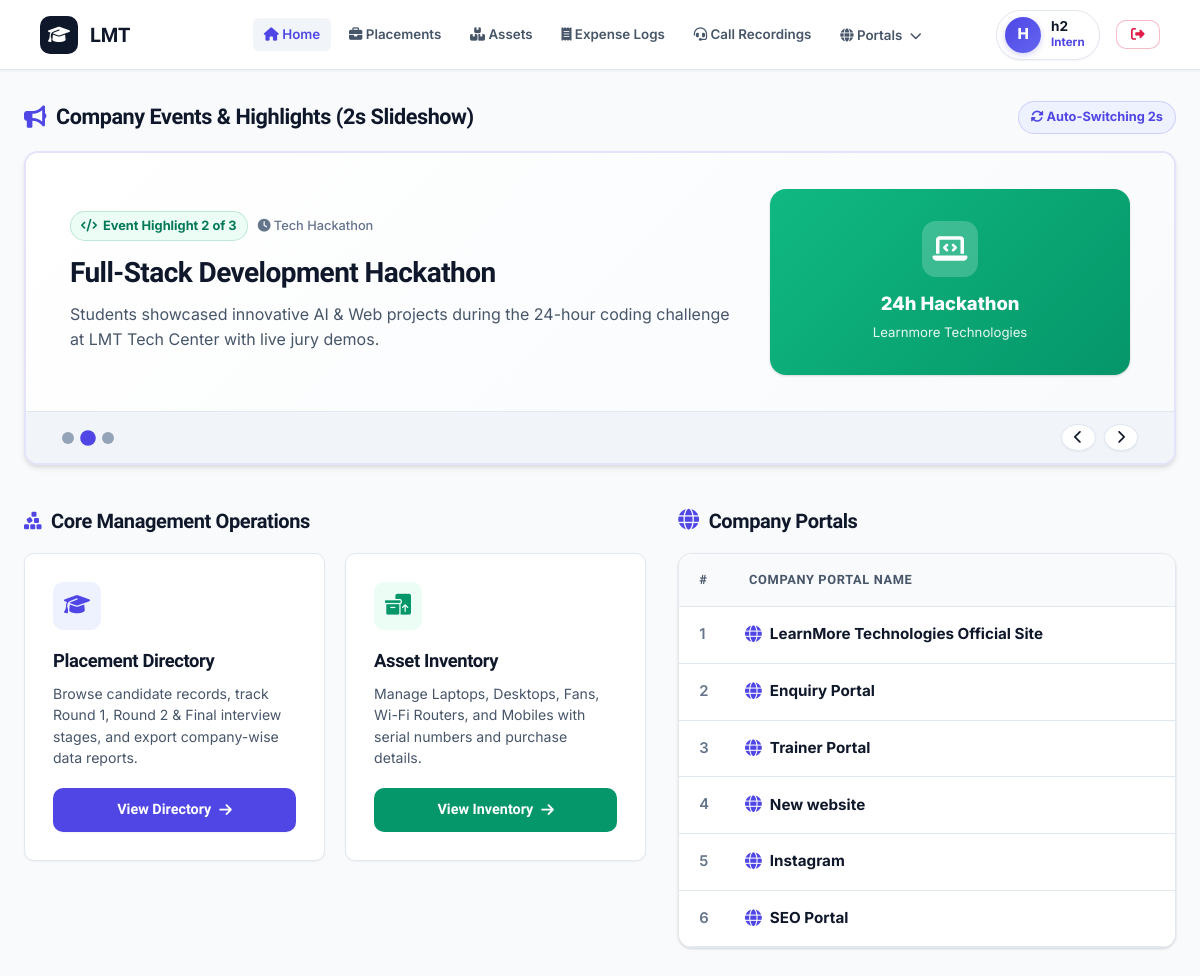
The page /home/ (signed in) on the database its author committed.
### Assets/models.py (models this page shows, shortened)
class UserProfile(models.Model):
    user = models.OneToOneField(User, on_delete=models.CASCADE, related_name='profile')
    role = models.CharField(max_length=100, default='Intern')
    custom_role = models.ForeignKey(CustomRole, on_delete=models.SET_NULL, null=True, blank=True, related_name='users')
    employee_id = models.CharField(max_length=50, blank=True, null=True)
    department = models.CharField(max_length=100, blank=True, null=True)

class PortalLink(models.Model):
    title = models.CharField(max_length=150)
    url = models.URLField()
    description = models.CharField(max_length=255, blank=True, null=True)

### Assets/views.py (the view)
# urls.py: path('home/', views.home, name='home'),
@login_required
def home(request):
    form = FacultyLoginForm()
    return render(request, 'Assets/home.html', {'form': form})

### Assets/context_processors.py (called while the page is built)
def portal_links_processor(request):
    return {
        'nav_portal_links': PortalLink.objects.all().order_by('id')
    }

### Assets/templates/Assets/home.html (shortened to what this page needs)
{% extends 'base.html' %}
{% load static %}
{% block content %}
<div style="margin-bottom: 2.5rem;">
    <div style="display: flex; justify-content: space-between; align-items: center; margin-bottom: 1rem; flex-wrap: wrap; gap: 10px;">
        <h2 style="font-size: 1.35rem; margin-bottom: 0; display: flex; align-items: center; gap: 10px; color: var(--navy-900);">
            <i class="fa-solid fa-bullhorn" style="color: var(--indigo-600); font-size: 1.4rem;"></i> Company Events & Highlights (2s Slideshow)
        </h2>
        <div style="display: flex; align-items: center; gap: 10px;">
            <span style="font-size: 0.8rem; background: #eef2ff; color: var(--indigo-600); font-weight: 700; padding: 5px 12px; border-radius: var(--radius-full); border: 1px solid rgba(79, 70, 229, 0.2);">
                <i class="fa-solid fa-rotate me-1"></i> Auto-Switching 2s
            </span>
        </div>
    </div>
    <div class="glass-panel" style="padding: 0; overflow: hidden; position: relative; border: 2px solid rgba(79, 70, 229, 0.15); box-shadow: var(--shadow-md);" id="eventCarouselContainer">
        <div class="event-slide" data-index="1" style="display: none; opacity: 0; transition: opacity 0.4s ease-in-out;">
            <div style="display: grid; grid-template-columns: 1.3fr 0.7fr; gap: 2rem; align-items: center; padding: 2.25rem 2.75rem; background: linear-gradient(135deg, #ffffff 0%, #f8fafc 100%); min-height: 220px;">
                <div>
                    <div style="display: flex; align-items: center; gap: 10px; margin-bottom: 0.85rem;">
                        <span class="badge-status badge-success" style="font-size: 0.8rem; padding: 4px 10px;">
                            <i class="fa-solid fa-code me-1"></i> Event Highlight 2 of 3
                        </span>
                        <span style="font-size: 0.8rem; color: var(--text-muted); font-weight: 500;">
                            <i class="fa-solid fa-clock me-1"></i> Tech Hackathon
                        </span>
                    </div>
                    <h3 style="font-size: 1.75rem; color: var(--navy-900); font-weight: 800; margin-bottom: 0.75rem; line-height: 1.25;">
                        Full-Stack Development Hackathon
                    </h3>
                    <p style="color: var(--text-secondary); font-size: 1rem; line-height: 1.6; margin-bottom: 0; max-width: 680px;">
                        Students showcased innovative AI & Web projects during the 24-hour coding challenge at LMT Tech Center with live jury demos.
                    </p>
                </div>
                <div style="background: linear-gradient(135deg, #10b981 0%, #059669 100%); color: white; border-radius: 16px; padding: 2rem; text-align: center; box-shadow: var(--shadow-sm);">
                    <div style="width: 56px; height: 56px; border-radius: 14px; background: rgba(255, 255, 255, 0.2); display: inline-flex; align-items: center; justify-content: center; font-size: 1.75rem; margin-bottom: 0.75rem;">
                        <i class="fa-solid fa-laptop-code"></i>
                    </div>
                    <div style="font-weight: 800; font-size: 1.15rem; color: white;">24h Hackathon</div>
                    <div style="font-size: 0.825rem; opacity: 0.9; margin-top: 4px;">Learnmore Technologies</div>
                </div>
            </div>
        </div>
        <div style="display: flex; justify-content: space-between; align-items: center; padding: 0.75rem 2.25rem; background: #f1f5f9; border-top: 1px solid var(--border-light);">
            <div style="display: flex; gap: 8px;" id="carouselDots">
                <div onclick="manuallyGoToSlide(0)" class="dot-item active-dot" style="width: 12px; height: 12px; border-radius: 50%; background: var(--indigo-600); cursor: pointer; transition: all 0.3s ease;"></div>
                <div onclick="manuallyGoToSlide(1)" class="dot-item" style="width: 12px; height: 12px; border-radius: 50%; background: var(--text-light); cursor: pointer; transition: all 0.3s ease;"></div>
                <div onclick="manuallyGoToSlide(2)" class="dot-item" style="width: 12px; height: 12px; border-radius: 50%; background: var(--text-light); cursor: pointer; transition: all 0.3s ease;"></div>
            </div>
            <div style="display: flex; gap: 8px; align-items: center;">
                <button onclick="manuallyPrevSlide()" class="btn-lmt btn-secondary-glass" style="padding: 0.35rem 0.75rem; font-size: 0.85rem; border-radius: 50%;">
                    <i class="fa-solid fa-chevron-left"></i>
                </button>
                <button onclick="manuallyNextSlide()" class="btn-lmt btn-secondary-glass" style="padding: 0.35rem 0.75rem; font-size: 0.85rem; border-radius: 50%;">
                    <i class="fa-solid fa-chevron-right"></i>
                </button>
            </div>
        </div>
    </div>
</div>
<div style="display: grid; grid-template-columns: minmax(0, 1.25fr) minmax(0, 1fr); gap: 2rem; margin-top: 1.5rem; margin-bottom: 2.5rem; align-items: start;" class="home-main-layout">
    <div>
        <h2 style="font-size: 1.25rem; margin-bottom: 1rem; display: flex; align-items: center; gap: 10px; color: var(--navy-900);">
            <i class="fa-solid fa-cubes-stacked" style="color: var(--indigo-600);"></i> Core Management Operations
        </h2>
        <div style="display: grid; grid-template-columns: repeat(auto-fit, minmax(220px, 1fr)); gap: 1.25rem;">
            <div class="feature-card" style="margin: 0; display: flex; flex-direction: column; justify-content: space-between;">
                <div>
                    <div class="card-icon">
                        <i class="fa-solid fa-graduation-cap"></i>
                    </div>
                    <h3 style="font-size: 1.15rem; margin-bottom: 0.5rem; color: var(--navy-900);">Placement Directory</h3>
                    <p style="color: var(--text-secondary); font-size: 0.88rem; margin-bottom: 1.25rem; line-height: 1.5;">
                        Browse candidate records, track Round 1, Round 2 & Final interview stages, and export company-wise data reports.
                    </p>
                </div>
                <a href="{% url 'placements' %}" class="btn-lmt btn-primary-gradient" style="justify-content: center;">
                    View Directory <i class="fa-solid fa-arrow-right ms-1"></i>
                </a>
            </div>
            <div class="feature-card" style="margin: 0; display: flex; flex-direction: column; justify-content: space-between;">
                <div>
                    <div class="card-icon" style="background: var(--emerald-50); color: var(--emerald-600);">
                        <i class="fa-solid fa-boxes-packing"></i>
                    </div>
                    <h3 style="font-size: 1.15rem; margin-bottom: 0.5rem; color: var(--navy-900);">Asset Inventory</h3>
                    <p style="color: var(--text-secondary); font-size: 0.88rem; margin-bottom: 1.25rem; line-height: 1.5;">
                        Manage Laptops, Desktops, Fans, Wi-Fi Routers, and Mobiles with serial numbers and purchase details.
                    </p>
                </div>
                <a href="{% url 'registered_assets' %}" class="btn-lmt btn-emerald" style="justify-content: center;">
                    View Inventory <i class="fa-solid fa-arrow-right ms-1"></i>
                </a>
            </div>
        </div>
    </div>
    <div>
        <div style="display: flex; justify-content: space-between; align-items: center; margin-bottom: 1rem; flex-wrap: wrap; gap: 10px;">
            <h2 style="font-size: 1.25rem; margin-bottom: 0; display: flex; align-items: center; gap: 10px; color: var(--navy-900);">
                <i class="fa-solid fa-globe" style="color: var(--indigo-600); font-size: 1.3rem;"></i> Company Portals
            </h2>
        </div>
        <div class="glass-panel" style="padding: 0; overflow: hidden; width: 100%; box-shadow: var(--shadow-sm);">
            <div class="table-container" style="border: none;">
                <table class="lmt-table" style="width: 100%;">
                    <thead>
                        <tr>
                            <th style="width: 45px;">#</th>
                            <th>Company Portal Name</th>
                        </tr>
                    </thead>
                    <tbody>
                        {% for portal in nav_portal_links %}
                            <tr>
                                <td style="color: var(--text-muted); font-weight: 600; width: 45px; vertical-align: middle;">{{ forloop.counter }}</td>
                                <td style="padding: 0.8rem 1rem; vertical-align: middle;">
                                    <a href="{{ portal.url }}" target="_blank" style="font-weight: 700; font-size: 0.95rem; color: var(--navy-900); text-decoration: none; display: inline-flex; align-items: center; gap: 8px;" class="portal-row-link">
                                        <i class="fa-solid fa-globe" style="color: var(--indigo-600); font-size: 1.05rem;"></i>
                                        <span>{{ portal.title }}</span>
                                    </a>
                                </td>
                            </tr>
                        {% empty %}
                            <tr>
                                <td colspan="2" style="text-align: center; padding: 1.5rem; color: var(--text-muted);">
                                    No portals added yet. Click Manage Links to add portals.
                                </td>
                            </tr>
                        {% endfor %}
                    </tbody>
                </table>
            </div>
        </div>
    </div>
</div>
{% endblock %}

### Assets/templates/base.html (shortened to what this page needs)
{% load static %}
<!DOCTYPE html>
<html lang="en">
<head>
    <link rel="stylesheet" href="https://cdnjs.cloudflare.com/ajax/libs/font-awesome/6.4.0/css/all.min.css">
    <link rel="stylesheet" href="{% static 'css/theme.css' %}">
</head>
<body>
    <nav class="lmt-navbar">
        <a href="{% url 'home' %}" class="brand-logo">
            <div class="brand-icon">
                <i class="fa-solid fa-graduation-cap"></i>
            </div>
            <span>LMT <span style="background: var(--primary-gradient); -webkit-background-clip: text; -webkit-text-fill-color: transparent;">Portal</span></span>
        </a>
        <div class="nav-links">
            <a href="{% url 'home' %}" class="nav-item {% if request.resolver_match.url_name == 'home' %}active{% endif %}">
                <i class="fa-solid fa-house me-1"></i> Home
            </a>
            {% if request.user.is_authenticated %}
                <a href="{% url 'placements' %}" class="nav-item {% if request.resolver_match.url_name == 'placements' %}active{% endif %}">
                    <i class="fa-solid fa-briefcase me-1"></i> Placements
                </a>
                <a href="{% url 'registered_assets' %}" class="nav-item {% if request.resolver_match.url_name == 'registered_assets' %}active{% endif %}">
                    <i class="fa-solid fa-boxes-stacked me-1"></i> Assets
                </a>
                <a href="{% url 'expense_registered' %}" class="nav-item {% if request.resolver_match.url_name == 'expense_registered' %}active{% endif %}">
                    <i class="fa-solid fa-receipt me-1"></i> Expense Logs
                </a>
                <a href="{% url 'call_recordings_hub' %}" class="nav-item {% if request.resolver_match.url_name == 'call_recordings_hub' %}active{% endif %}">
                    <i class="fa-solid fa-headset me-1"></i> Call Recordings
                </a>
                <div class="nav-dropdown">
                    <a href="#" class="nav-item {% if request.resolver_match.url_name == 'manage_portals' %}active{% endif %}">
                        <i class="fa-solid fa-globe me-1"></i> Portals <i class="fa-solid fa-chevron-down" style="font-size: 0.75rem; margin-left: 4px;"></i>
                    </a>
                </div>
            {% endif %}
        </div>
        <div style="display: flex; align-items: center; gap: 1rem;">
            {% if request.user.is_authenticated %}
                <div class="user-badge" style="padding: 6px 14px 6px 8px; border-radius: 30px; background: #ffffff; border: 1px solid var(--border-light); display: inline-flex; align-items: center; gap: 10px; box-shadow: var(--shadow-xs);">
                    <div class="avatar" style="width: 36px; height: 36px; min-width: 36px; border-radius: 50%; background: linear-gradient(135deg, #4f46e5 0%, #6366f1 100%); color: white; display: flex; align-items: center; justify-content: center; font-weight: 800; font-size: 0.95rem;">
                        {{ request.user.username|slice:":1"|upper }}
                    </div>
                    <div style="display: flex; flex-direction: column; justify-content: center; text-align: left; gap: 3px;">
                        <span style="font-weight: 700; font-size: 0.85rem; color: var(--navy-900); line-height: 1; margin: 0;">
                            {{ request.user.username }}
                        </span>
                        {% if request.session.is_faculty or request.user.profile.role == 'Admin' %}
                            <span class="faculty-badge" style="font-size: 0.68rem; font-weight: 700; padding: 2px 7px; border-radius: 10px; background: var(--emerald-50); color: var(--emerald-700); border: 1px solid rgba(5, 150, 105, 0.3); display: inline-flex; align-items: center; gap: 3px; line-height: 1; width: fit-content;">
                                <i class="fa-solid fa-shield-halved"></i> Admin
                            </span>
                        {% else %}
                            <span style="font-size: 0.725rem; font-weight: 700; color: var(--indigo-600); line-height: 1; margin: 0;">
                                {{ request.user.profile.role|default:"Employee" }}
                            </span>
                        {% endif %}
                    </div>
                </div>
                <form method="post" action="{% url 'logout' %}" style="display: inline;">
                    <button type="submit" class="btn-lmt btn-danger-glass" style="padding: 0.45rem 0.9rem; font-size: 0.85rem;">
                        <i class="fa-solid fa-right-from-bracket"></i>
                    </button>
                </form>
            {% else %}
                <a href="{% url 'login' %}" class="btn-lmt btn-secondary-glass" style="padding: 0.45rem 1rem;">Login</a>
                <a href="{% url 'register' %}" class="btn-lmt btn-primary-gradient" style="padding: 0.45rem 1rem;">Register</a>
            {% endif %}
        </div>
    </nav>
    <main class="main-wrapper">
        {% block content %}{% endblock %}
    </main>
</body>
</html>

### rows shown on the page
PortalLink: title "LearnMore Technologies Official Site"
PortalLink: title "Enquiry Portal"
PortalLink: title "Trainer Portal"
PortalLink: title "New website"
PortalLink: title "Instagram"
PortalLink: title "SEO Portal"

### other values the page prints
{{ request.user.username|slice:":1"|upper }} "H"
{{ request.user.username }} "h2"
{{ request.user.profile.role|default:"Employee" }} "Intern"
